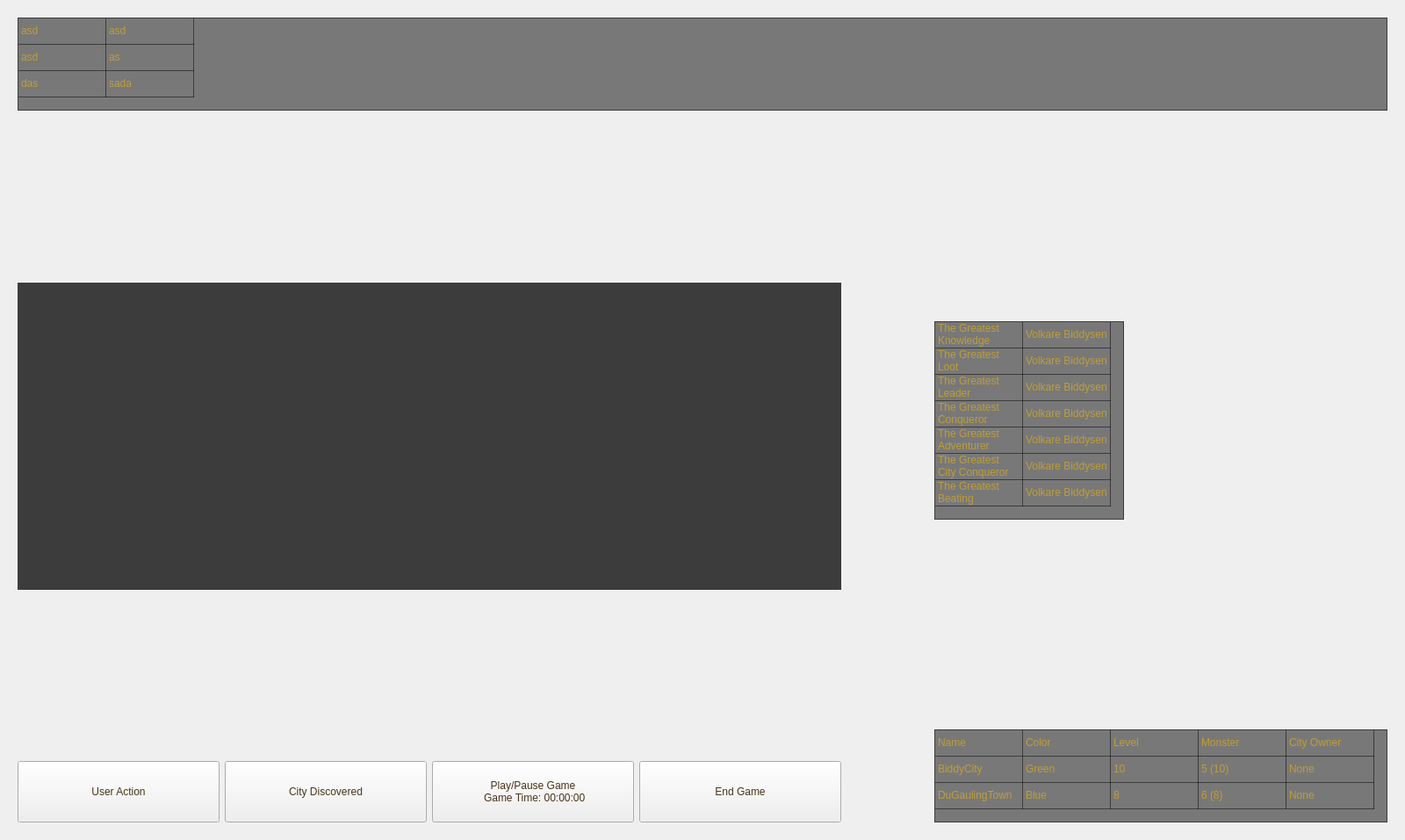
<?xml version="1.0" encoding="UTF-8"?>
<ui version="4.0">
 <class>MainBoard</class>
 <widget class="QMainWindow" name="MainBoard">
  <property name="geometry">
   <rect>
    <x>0</x>
    <y>0</y>
    <width>1600</width>
    <height>957</height>
   </rect>
  </property>
  <property name="minimumSize">
   <size>
    <width>1600</width>
    <height>900</height>
   </size>
  </property>
  <property name="windowTitle">
   <string>MainWindow</string>
  </property>
  <property name="styleSheet">
   <string notr="true"/>
  </property>
  <widget class="QWidget" name="centralwidget">
   <property name="sizePolicy">
    <sizepolicy hsizetype="Preferred" vsizetype="Preferred">
     <horstretch>0</horstretch>
     <verstretch>0</verstretch>
    </sizepolicy>
   </property>
   <property name="styleSheet">
    <string notr="true">QWidget#centralwidget{
    border-image: url(:/images/images/Background_Main.jpg);
}

QTableWidget{
    background-color: rgb(0, 0, 0,50%);
	color: rgb(190, 157, 56);
	font: 75 12pt &quot;MS Shell Dlg 2&quot;;
}

QHeaderView{
    background-color: rgb(0, 0, 0,50%);
	color: rgb(190, 157, 56);
	font: 75 10pt &quot;MS Shell Dlg 2&quot;;
}

QPushButton{
border-image: url(:/images/images/PushButton.png) 0 0 0 0 stretch stretch;
font: 75 italic 14pt &quot;Cambria&quot;;
color: rgb(72, 52, 24);
}</string>
   </property>
   <layout class="QGridLayout" name="gridLayout_2">
    <property name="leftMargin">
     <number>20</number>
    </property>
    <property name="topMargin">
     <number>20</number>
    </property>
    <property name="rightMargin">
     <number>20</number>
    </property>
    <property name="bottomMargin">
     <number>20</number>
    </property>
    <property name="spacing">
     <number>20</number>
    </property>
    <item row="2" column="1" rowspan="6">
     <spacer name="horizontalSpacer">
      <property name="orientation">
       <enum>Qt::Horizontal</enum>
      </property>
      <property name="sizeHint" stdset="0">
       <size>
        <width>0</width>
        <height>0</height>
       </size>
      </property>
     </spacer>
    </item>
    <item row="0" column="0" colspan="4">
     <widget class="QTableWidget" name="tableWidget_players">
      <property name="sizePolicy">
       <sizepolicy hsizetype="Expanding" vsizetype="Maximum">
        <horstretch>0</horstretch>
        <verstretch>0</verstretch>
       </sizepolicy>
      </property>
      <property name="minimumSize">
       <size>
        <width>0</width>
        <height>0</height>
       </size>
      </property>
      <property name="maximumSize">
       <size>
        <width>16777215</width>
        <height>16777215</height>
       </size>
      </property>
      <property name="styleSheet">
       <string notr="true"/>
      </property>
      <property name="sizeAdjustPolicy">
       <enum>QAbstractScrollArea::AdjustToContents</enum>
      </property>
      <attribute name="horizontalHeaderVisible">
       <bool>false</bool>
      </attribute>
      <attribute name="verticalHeaderVisible">
       <bool>false</bool>
      </attribute>
      <row>
       <property name="text">
        <string>New Row</string>
       </property>
      </row>
      <row>
       <property name="text">
        <string>New Row</string>
       </property>
      </row>
      <row>
       <property name="text">
        <string>New Row</string>
       </property>
      </row>
      <column>
       <property name="text">
        <string>New Column</string>
       </property>
      </column>
      <column>
       <property name="text">
        <string>New Column</string>
       </property>
      </column>
      <item row="0" column="0">
       <property name="text">
        <string>asd</string>
       </property>
      </item>
      <item row="0" column="1">
       <property name="text">
        <string>asd</string>
       </property>
      </item>
      <item row="1" column="0">
       <property name="text">
        <string>asd</string>
       </property>
      </item>
      <item row="1" column="1">
       <property name="text">
        <string>as</string>
       </property>
      </item>
      <item row="2" column="0">
       <property name="text">
        <string>das</string>
       </property>
      </item>
      <item row="2" column="1">
       <property name="text">
        <string>sada</string>
       </property>
      </item>
     </widget>
    </item>
    <item row="1" column="3" rowspan="7">
     <widget class="QWidget" name="widget_lowerRight" native="true">
      <property name="minimumSize">
       <size>
        <width>20</width>
        <height>20</height>
       </size>
      </property>
      <property name="layoutDirection">
       <enum>Qt::LeftToRight</enum>
      </property>
      <layout class="QVBoxLayout" name="verticalLayout">
       <property name="spacing">
        <number>20</number>
       </property>
       <property name="leftMargin">
        <number>0</number>
       </property>
       <property name="topMargin">
        <number>0</number>
       </property>
       <property name="rightMargin">
        <number>0</number>
       </property>
       <property name="bottomMargin">
        <number>0</number>
       </property>
       <item>
        <spacer name="verticalSpacer">
         <property name="orientation">
          <enum>Qt::Vertical</enum>
         </property>
         <property name="sizeHint" stdset="0">
          <size>
           <width>0</width>
           <height>0</height>
          </size>
         </property>
        </spacer>
       </item>
       <item>
        <widget class="QTableWidget" name="tableWidget_greatestTitles">
         <property name="sizePolicy">
          <sizepolicy hsizetype="Maximum" vsizetype="Maximum">
           <horstretch>0</horstretch>
           <verstretch>0</verstretch>
          </sizepolicy>
         </property>
         <property name="sizeAdjustPolicy">
          <enum>QAbstractScrollArea::AdjustToContents</enum>
         </property>
         <attribute name="horizontalHeaderVisible">
          <bool>false</bool>
         </attribute>
         <attribute name="verticalHeaderVisible">
          <bool>false</bool>
         </attribute>
         <row>
          <property name="text">
           <string>New Row</string>
          </property>
         </row>
         <row>
          <property name="text">
           <string>New Row</string>
          </property>
         </row>
         <row>
          <property name="text">
           <string>New Row</string>
          </property>
         </row>
         <row>
          <property name="text">
           <string>New Row</string>
          </property>
         </row>
         <row>
          <property name="text">
           <string>New Row</string>
          </property>
         </row>
         <row>
          <property name="text">
           <string>New Row</string>
          </property>
         </row>
         <row>
          <property name="text">
           <string>New Row</string>
          </property>
         </row>
         <column>
          <property name="text">
           <string>New Column</string>
          </property>
         </column>
         <column>
          <property name="text">
           <string>New Column</string>
          </property>
         </column>
         <item row="0" column="0">
          <property name="text">
           <string>The Greatest Knowledge</string>
          </property>
         </item>
         <item row="0" column="1">
          <property name="text">
           <string>Volkare Biddysen</string>
          </property>
         </item>
         <item row="1" column="0">
          <property name="text">
           <string>The Greatest Loot</string>
          </property>
         </item>
         <item row="1" column="1">
          <property name="text">
           <string>Volkare Biddysen</string>
          </property>
         </item>
         <item row="2" column="0">
          <property name="text">
           <string>The Greatest Leader</string>
          </property>
         </item>
         <item row="2" column="1">
          <property name="text">
           <string>Volkare Biddysen</string>
          </property>
         </item>
         <item row="3" column="0">
          <property name="text">
           <string>The Greatest Conqueror</string>
          </property>
         </item>
         <item row="3" column="1">
          <property name="text">
           <string>Volkare Biddysen</string>
          </property>
         </item>
         <item row="4" column="0">
          <property name="text">
           <string>The Greatest Adventurer</string>
          </property>
         </item>
         <item row="4" column="1">
          <property name="text">
           <string>Volkare Biddysen</string>
          </property>
         </item>
         <item row="5" column="0">
          <property name="text">
           <string>The Greatest City Conqueror</string>
          </property>
         </item>
         <item row="5" column="1">
          <property name="text">
           <string>Volkare Biddysen</string>
          </property>
         </item>
         <item row="6" column="0">
          <property name="text">
           <string>The Greatest Beating</string>
          </property>
         </item>
         <item row="6" column="1">
          <property name="text">
           <string>Volkare Biddysen</string>
          </property>
         </item>
        </widget>
       </item>
       <item>
        <spacer name="verticalSpacer_4">
         <property name="orientation">
          <enum>Qt::Vertical</enum>
         </property>
         <property name="sizeHint" stdset="0">
          <size>
           <width>0</width>
           <height>0</height>
          </size>
         </property>
        </spacer>
       </item>
       <item>
        <widget class="QTableWidget" name="tableWidget_cities">
         <property name="sizePolicy">
          <sizepolicy hsizetype="Maximum" vsizetype="Maximum">
           <horstretch>0</horstretch>
           <verstretch>0</verstretch>
          </sizepolicy>
         </property>
         <property name="styleSheet">
          <string notr="true"/>
         </property>
         <property name="sizeAdjustPolicy">
          <enum>QAbstractScrollArea::AdjustToContents</enum>
         </property>
         <property name="showGrid">
          <bool>true</bool>
         </property>
         <attribute name="horizontalHeaderVisible">
          <bool>false</bool>
         </attribute>
         <attribute name="horizontalHeaderStretchLastSection">
          <bool>false</bool>
         </attribute>
         <attribute name="verticalHeaderVisible">
          <bool>false</bool>
         </attribute>
         <attribute name="verticalHeaderStretchLastSection">
          <bool>false</bool>
         </attribute>
         <row>
          <property name="text">
           <string>New Row</string>
          </property>
         </row>
         <row>
          <property name="text">
           <string>New Row</string>
          </property>
         </row>
         <row>
          <property name="text">
           <string>New Row</string>
          </property>
         </row>
         <column>
          <property name="text">
           <string>Name</string>
          </property>
         </column>
         <column>
          <property name="text">
           <string>Color</string>
          </property>
         </column>
         <column>
          <property name="text">
           <string>Level</string>
          </property>
         </column>
         <column>
          <property name="text">
           <string>Monsters</string>
          </property>
         </column>
         <column>
          <property name="text">
           <string>City Owner</string>
          </property>
         </column>
         <item row="0" column="0">
          <property name="text">
           <string>Name</string>
          </property>
         </item>
         <item row="0" column="1">
          <property name="text">
           <string>Color</string>
          </property>
         </item>
         <item row="0" column="2">
          <property name="text">
           <string>Level</string>
          </property>
         </item>
         <item row="0" column="3">
          <property name="text">
           <string>Monster</string>
          </property>
         </item>
         <item row="0" column="4">
          <property name="text">
           <string>City Owner</string>
          </property>
         </item>
         <item row="1" column="0">
          <property name="text">
           <string>BiddyCity</string>
          </property>
         </item>
         <item row="1" column="1">
          <property name="text">
           <string>Green</string>
          </property>
         </item>
         <item row="1" column="2">
          <property name="text">
           <string>10</string>
          </property>
         </item>
         <item row="1" column="3">
          <property name="text">
           <string>5 (10)</string>
          </property>
         </item>
         <item row="1" column="4">
          <property name="text">
           <string>None</string>
          </property>
         </item>
         <item row="2" column="0">
          <property name="text">
           <string>DuGaulingTown</string>
          </property>
         </item>
         <item row="2" column="1">
          <property name="text">
           <string>Blue</string>
          </property>
         </item>
         <item row="2" column="2">
          <property name="text">
           <string>8</string>
          </property>
         </item>
         <item row="2" column="3">
          <property name="text">
           <string>6 (8)</string>
          </property>
         </item>
         <item row="2" column="4">
          <property name="text">
           <string>None</string>
          </property>
         </item>
        </widget>
       </item>
      </layout>
     </widget>
    </item>
    <item row="1" column="0" rowspan="7">
     <widget class="QWidget" name="widget_lowerLeft" native="true">
      <layout class="QVBoxLayout" name="verticalLayout_2">
       <property name="spacing">
        <number>20</number>
       </property>
       <property name="leftMargin">
        <number>0</number>
       </property>
       <property name="topMargin">
        <number>0</number>
       </property>
       <property name="rightMargin">
        <number>0</number>
       </property>
       <property name="bottomMargin">
        <number>0</number>
       </property>
       <item>
        <spacer name="verticalSpacer_3">
         <property name="orientation">
          <enum>Qt::Vertical</enum>
         </property>
         <property name="sizeHint" stdset="0">
          <size>
           <width>0</width>
           <height>0</height>
          </size>
         </property>
        </spacer>
       </item>
       <item>
        <widget class="QCustomPlot" name="customPlot" native="true">
         <property name="minimumSize">
          <size>
           <width>0</width>
           <height>350</height>
          </size>
         </property>
         <property name="maximumSize">
          <size>
           <width>16777215</width>
           <height>400</height>
          </size>
         </property>
         <property name="styleSheet">
          <string notr="true">background-color: rgb(0, 0, 0,75%);</string>
         </property>
         <layout class="QVBoxLayout" name="verticalLayout_3"/>
        </widget>
       </item>
       <item>
        <spacer name="verticalSpacer_2">
         <property name="orientation">
          <enum>Qt::Vertical</enum>
         </property>
         <property name="sizeHint" stdset="0">
          <size>
           <width>0</width>
           <height>0</height>
          </size>
         </property>
        </spacer>
       </item>
       <item>
        <widget class="QWidget" name="widget_pushButtons" native="true">
         <property name="sizePolicy">
          <sizepolicy hsizetype="Maximum" vsizetype="Maximum">
           <horstretch>0</horstretch>
           <verstretch>0</verstretch>
          </sizepolicy>
         </property>
         <property name="minimumSize">
          <size>
           <width>0</width>
           <height>20</height>
          </size>
         </property>
         <property name="styleSheet">
          <string notr="true"/>
         </property>
         <layout class="QGridLayout" name="gridLayout">
          <property name="leftMargin">
           <number>0</number>
          </property>
          <property name="topMargin">
           <number>0</number>
          </property>
          <property name="rightMargin">
           <number>0</number>
          </property>
          <property name="bottomMargin">
           <number>0</number>
          </property>
          <item row="4" column="0">
           <widget class="QPushButton" name="pushButton_enterUserAction">
            <property name="sizePolicy">
             <sizepolicy hsizetype="Minimum" vsizetype="Preferred">
              <horstretch>0</horstretch>
              <verstretch>0</verstretch>
             </sizepolicy>
            </property>
            <property name="minimumSize">
             <size>
              <width>230</width>
              <height>70</height>
             </size>
            </property>
            <property name="maximumSize">
             <size>
              <width>200</width>
              <height>70</height>
             </size>
            </property>
            <property name="styleSheet">
             <string notr="true"/>
            </property>
            <property name="text">
             <string>User Action</string>
            </property>
           </widget>
          </item>
          <item row="5" column="0">
           <spacer name="horizontalSpacer_2">
            <property name="orientation">
             <enum>Qt::Horizontal</enum>
            </property>
            <property name="sizeHint" stdset="0">
             <size>
              <width>0</width>
              <height>0</height>
             </size>
            </property>
           </spacer>
          </item>
          <item row="4" column="3">
           <widget class="QPushButton" name="pushButton_endGame">
            <property name="sizePolicy">
             <sizepolicy hsizetype="Preferred" vsizetype="Preferred">
              <horstretch>230</horstretch>
              <verstretch>70</verstretch>
             </sizepolicy>
            </property>
            <property name="minimumSize">
             <size>
              <width>230</width>
              <height>70</height>
             </size>
            </property>
            <property name="maximumSize">
             <size>
              <width>200</width>
              <height>70</height>
             </size>
            </property>
            <property name="styleSheet">
             <string notr="true"/>
            </property>
            <property name="text">
             <string>End Game</string>
            </property>
           </widget>
          </item>
          <item row="4" column="2">
           <widget class="QPushButton" name="pushButton_playPauseGame">
            <property name="sizePolicy">
             <sizepolicy hsizetype="Minimum" vsizetype="Preferred">
              <horstretch>0</horstretch>
              <verstretch>0</verstretch>
             </sizepolicy>
            </property>
            <property name="minimumSize">
             <size>
              <width>230</width>
              <height>70</height>
             </size>
            </property>
            <property name="maximumSize">
             <size>
              <width>200</width>
              <height>70</height>
             </size>
            </property>
            <property name="styleSheet">
             <string notr="true"/>
            </property>
            <property name="text">
             <string>Play/Pause Game
 Game Time: 00:00:00</string>
            </property>
           </widget>
          </item>
          <item row="4" column="1">
           <widget class="QPushButton" name="pushButton_cityDiscovered">
            <property name="minimumSize">
             <size>
              <width>230</width>
              <height>70</height>
             </size>
            </property>
            <property name="maximumSize">
             <size>
              <width>230</width>
              <height>70</height>
             </size>
            </property>
            <property name="styleSheet">
             <string notr="true"/>
            </property>
            <property name="text">
             <string>City Discovered</string>
            </property>
           </widget>
          </item>
         </layout>
        </widget>
       </item>
      </layout>
     </widget>
    </item>
   </layout>
  </widget>
 </widget>
 <customwidgets>
  <customwidget>
   <class>QCustomPlot</class>
   <extends>QWidget</extends>
   <header>qcustomplot.h</header>
   <container>1</container>
  </customwidget>
 </customwidgets>
 <resources/>
 <connections/>
</ui>
